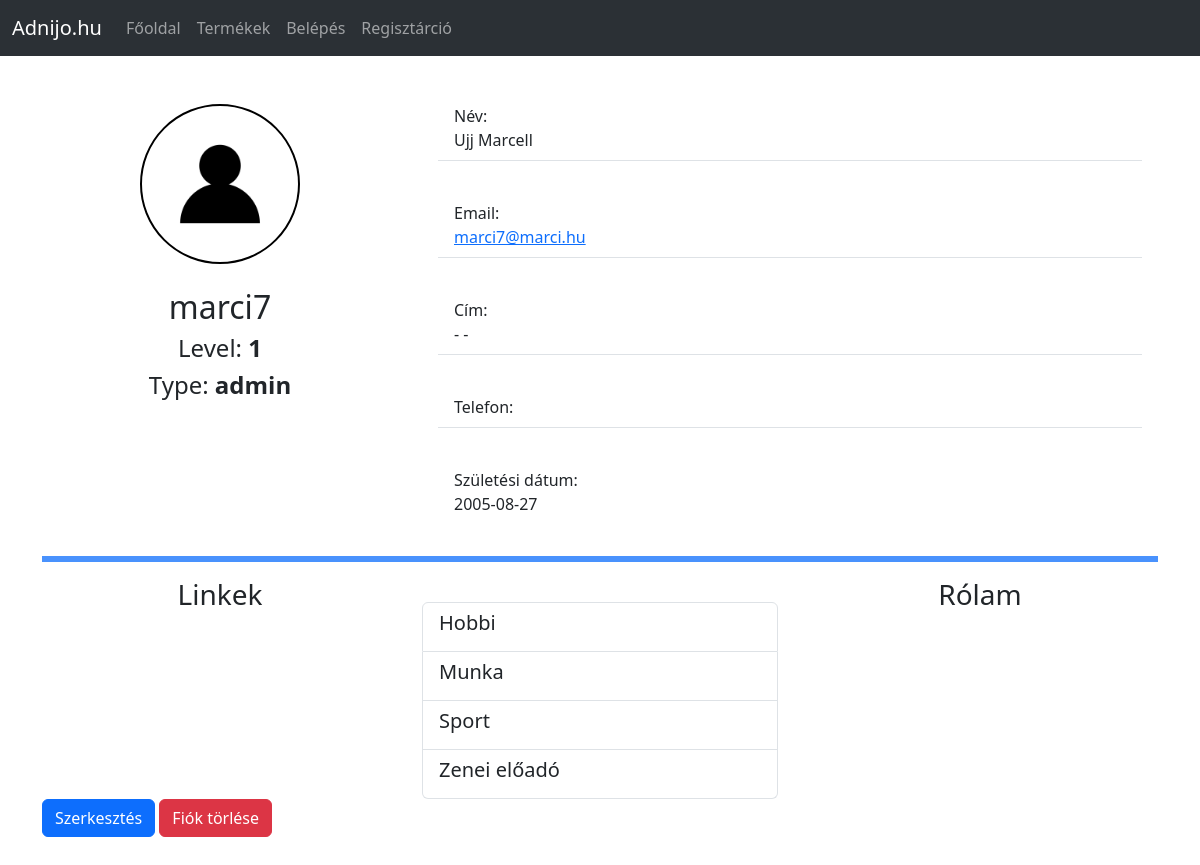
/profile.php?id=11, run on the app's committed database.
### tables this page shows
CREATE TABLE `users` (
  `id` int(11) NOT NULL,
  `uname` varchar(256) DEFAULT NULL,
  `name` varchar(256) DEFAULT NULL,
  `email` varchar(256) DEFAULT NULL,
  `bornDate` date DEFAULT NULL,
  `type` varchar(25) DEFAULT NULL,
  `pwd` varchar(512) DEFAULT NULL,
  `profileImg` varchar(256) DEFAULT NULL,
  `about` varchar(1024) DEFAULT NULL,
  `links` varchar(512) DEFAULT NULL,
  `badge` varchar(512) DEFAULT NULL,
  `coupon` varchar(255) DEFAULT NULL,
  `level` int(11) DEFAULT NULL,
  `hobby` varchar(256) DEFAULT NULL,
  `work` varchar(256) DEFAULT NULL,
  `sport` varchar(256) DEFAULT NULL,
  `music` varchar(256) DEFAULT NULL,
  `addr` varchar(256) DEFAULT NULL,
  `phone` varchar(15) DEFAULT NULL,
  `zip` int(11) DEFAULT NULL,
  `city` varchar(255) DEFAULT NULL
);

### includes/functions.inc.php (called while the page is built, shortened)
<?php
function getSpecificUser($conn, $id) {
	$sql = "SELECT * FROM users WHERE id=".$id.";";
	$result = $conn->query($sql);
	return $result;
}

### profile.php (the view, shortened to what this page needs)
<!DOCTYPE html>
<html lang="hu">
    <?php include_once 'components/header.php' ?>
<body>
    <?php include_once 'components/headerNav.php' ?>
    <?php
        require_once 'includes/dbh.inc.php';
        require_once 'includes/functions.inc.php';
        $id = $_GET["id"];
        $user = getSpecificUser($conn, $id);
        if ($user->num_rows > 0) {
            while($seged = $user->fetch_assoc()) {
                echo '<div class="container my-4">
                        <div class="row">
                            <div class="col-4">
                                <img src="../img/'.$seged['profileImg'].'" class="card-img-top kep kep-telo d-block mx-auto mt-4" alt="'.$seged['name'].'">
                                <div class="text-center m-4">
                                    <h2>'.$seged["uname"].'</h2>
                                    <span class="badge bg-secondary mb-3">'.$seged['badge'].'</span>
                                    <h4>Level: <b>'.$seged['level'].'</b></h4>
                                    <h4>Type: <b>'.$seged['type'].'</b></h4>
                                </div>
                            </div>
                            <div class="col">
                                <ul class="list-group list-group-flush">
                                    <li class="list-group-item m-3">Név: <br>'.$seged["name"].'</li>
                                    <li class="list-group-item m-3">Email: <br><a href="mailto:'.$seged["email"].'">'.$seged["email"].'</a></li>
                                    <li class="list-group-item m-3">Cím: <br>'.$seged['zip'].' - '.$seged['city'].' - '.$seged['addr'].'</li>
                                    <li class="list-group-item m-3">Telefon: <br><a href="tel:'.$seged['phone'].'">'.$seged['phone'].'</a></li>
                                    <li class="list-group-item m-3">Születési dátum: <br>'.$seged["bornDate"].'</li>
                                </ul>
                            </div>
                        </div>
                        <hr class="border border-primary border-3 opacity-75">
                        <div class="row">
                            <div class="col">
                            <h3 clasS="text-center">Linkek</h3>
                            <ul class="list-group list-group-flush mt-4">';
                                $linkek = explode(",", $seged["links"]);
                                for($i=0;$i<count($linkek);$i++){
                                    echo '<li class="list-group-item m-2"><a href="'.$linkek[$i].'">'.$linkek[$i].'</a></li>';
                                }
                            echo    '</ul>
                            </div>
                            <div class="col">
                                <div class="list-group mt-4">
                                    <a class="list-group-item" aria-current="true">
                                        <div class="d-flex w-100 justify-content-between">
                                        <h5 class="mb-1">Hobbi</h5>
                                        </div>
                                        <p class="mb-1">'.$seged["hobby"].'</p>
                                    </a>
                                    <a class="list-group-item" aria-current="true">
                                        <div class="d-flex w-100 justify-content-between">
                                            <h5 class="mb-1">Munka</h5>
                                        </div>
                                        <p class="mb-1">'.$seged["work"].'</p>
                                    </a>
                                    <a class="list-group-item" aria-current="true">
                                        <div class="d-flex w-100 justify-content-between">
                                        <h5 class="mb-1">Sport</h5>
                                        </div>
                                        <p class="mb-1">'.$seged["sport"].'</p>
                                    </a>
                                    <a class="list-group-item" aria-current="true">
                                        <div class="d-flex w-100 justify-content-between">
                                        <h5 class="mb-1">Zenei előadó</h5>
                                        </div>
                                        <p class="mb-1">'.$seged["music"].'</p>
                                    </a>
                                </div>
                            </div>
                            <div class="col">
                                <h3 clasS="text-center">Rólam</h3>
                                <p class="m-4">'.$seged["about"].'</p>
                            </div>
                        </div>
                        <div class="row">
                            <div class="col">
                                <button class="btn btn-primary" onclick="userEdit('.$seged["id"].')">Szerkesztés</button>
                                <button class="btn btn-danger" onclick="userDelete('.$seged["id"].')">Fiók törlése</button>
                            </div>
                            <div class="col">
                            </div>
                        </div>
                    </div>
                    <div class="spacer"></div>';
            }
        }
        include_once 'components/footerNav.php';
    ?>
</body>
</html>

### css/style.css (style rules this page uses)
@media screen and (min-width: 600px) { .kep { width: 10rem !important; height: 10rem !important; object-fit: cover; border-radius: 50%; border: 2px solid black; } }

### data on the page
users: profileImg (placeholder picture), uname "marci7", level "1", type "admin", name "Ujj Marcell", email "marci7@marci.hu", bornDate "2005-08-27"
